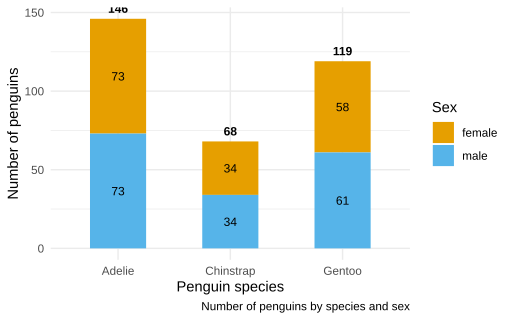

Write R code to recreate this figure.
library(palmerpenguins)
library(dplyr)
library(ggplot2)

# Count penguins by species and sex
plot_data_summary <- palmerpenguins::penguins |>
  dplyr::filter(!is.na(sex)) |>
  dplyr::count(
    species,
    sex,
    name = "n_penguins"
  )

# Calculate total penguins per species
plot_data_total <- plot_data_summary |>
  dplyr::group_by(species) |>
  dplyr::summarise(
    n_penguins = sum(n_penguins),
    .groups = "drop"
  )

# Minimum value for displaying labels
min_values <- 20

# Base plot
ploti <- ggplot2::ggplot(
  plot_data_summary,
  ggplot2::aes(
    x = species,
    y = n_penguins,
    fill = sex
  )
) +
  ggplot2::geom_col(
    width = 0.5
  ) +
  ggplot2::scale_fill_manual(
    values = c(
      "female" = "#E69F00",
      "male" = "#56B4E9"
    ),
    name = "Sex"
  ) +
  ggplot2::labs(
    caption = "Number of penguins by species and sex",
    x = "Penguin species",
    y = "Number of penguins"
  ) +
  ggplot2::theme_minimal()

# Add labels
ploti +
  # Labels inside the stacked bars
  ggplot2::geom_text(
    ggplot2::aes(
      label = ifelse(
        n_penguins > min_values,
        n_penguins,
        ""
      )
    ),
    position = ggplot2::position_stack(vjust = 0.5),
    color = "black",
    size = 9 / ggplot2::.pt
  ) +
  # Total labels above each bar
  ggplot2::geom_text(
    data = plot_data_total,
    ggplot2::aes(
      x = species,
      y = n_penguins,
      label = n_penguins
    ),
    inherit.aes = FALSE,
    vjust = -0.7,
    size = 9 / ggplot2::.pt,
    fontface = "bold"
  )
